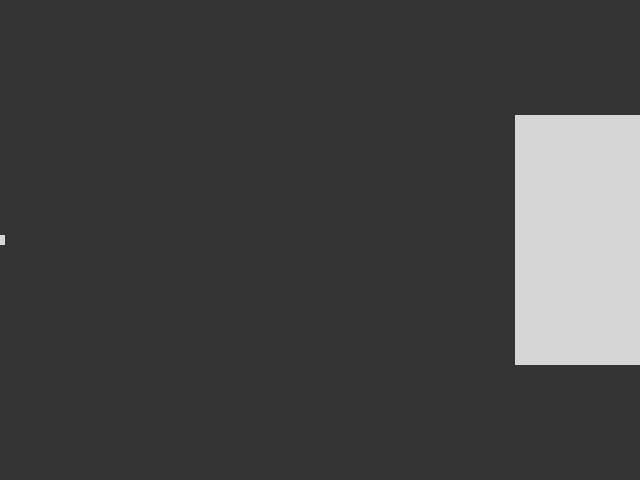
Frame 1 (no input)
Frame 60 (the mouse pressed at the canvas centre just before this capture): identical to frame 1, image omitted
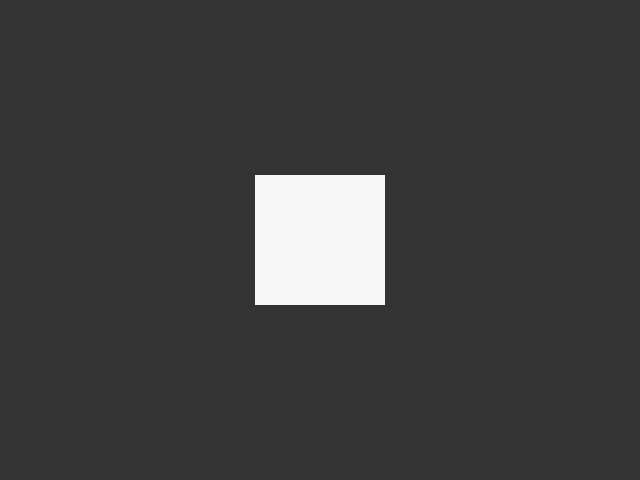
Frame 120 (the mouse held since frame 60 and released just before this capture)

The Processing sketch that drew these frames (run headless with seeded random() and noise(); from frame 60 on, the mouse is pressed at the canvas centre):

// Processing sketch: processing_8356
// ── processing_8356.pde

/** 
 * Mouse 2D.  
 *  
 * Moving the mouse changes the position and size of each box.  
 */ 
  
void setup()  
{ 
  size(640, 480);  
  noStroke(); 
  colorMode(RGB, 255, 255, 255, 100); 
  rectMode(CENTER); 
} 
 
void draw()  
{    
  background(51);  
  fill(255, 80); 
  rect(mouseX, height/2, mouseY/2+10, mouseY/2+10); 
  fill(255, 80); 
  int inverseX = width-mouseX; 
  int inverseY = height-mouseY; 
  rect(inverseX, height/2, (inverseY/2)+10, (inverseY/2)+10); 
}
